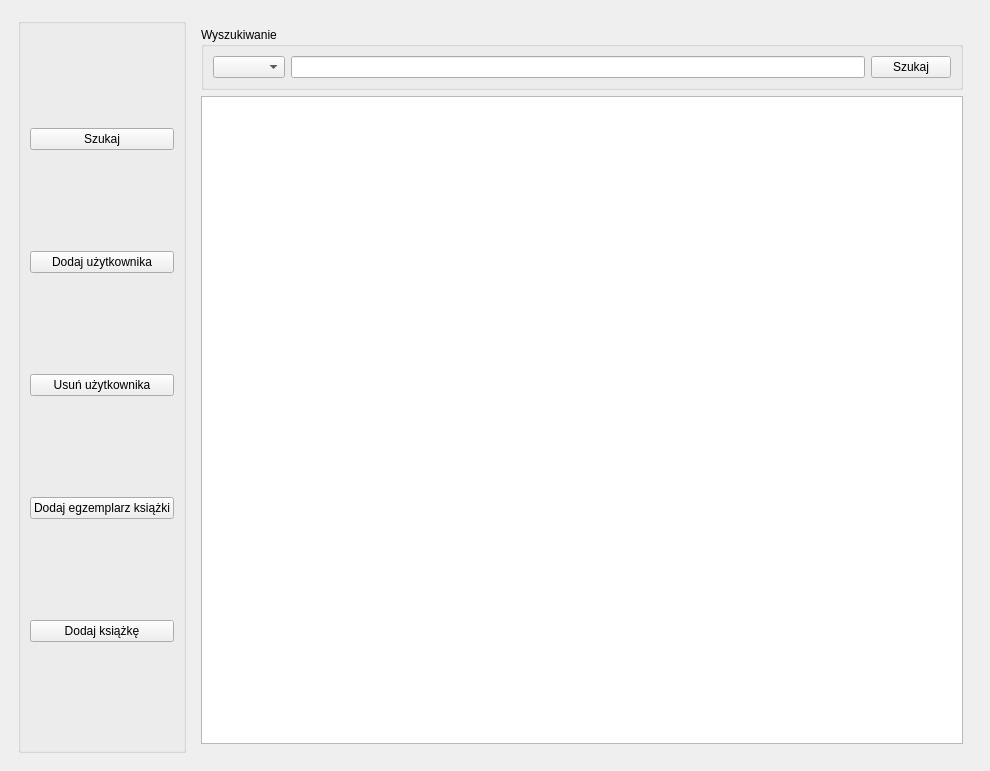
<?xml version="1.0" encoding="UTF-8"?>
<ui version="4.0">
 <class>MainWindow</class>
 <widget class="QMainWindow" name="MainWindow">
  <property name="enabled">
   <bool>true</bool>
  </property>
  <property name="geometry">
   <rect>
    <x>0</x>
    <y>0</y>
    <width>990</width>
    <height>771</height>
   </rect>
  </property>
  <property name="windowTitle">
   <string>Bibliotekappka</string>
  </property>
  <widget class="QWidget" name="centralwidget">
   <layout class="QVBoxLayout" name="verticalLayout_2">
    <item>
     <widget class="QStackedWidget" name="Stack">
      <property name="currentIndex">
       <number>3</number>
      </property>
      <widget class="QWidget" name="startPanel">
       <layout class="QVBoxLayout" name="verticalLayout">
        <item>
         <widget class="QPushButton" name="pushButtonUser">
          <property name="text">
           <string>Czytelnik</string>
          </property>
         </widget>
        </item>
        <item>
         <widget class="QPushButton" name="pushButtonLibrarian">
          <property name="text">
           <string>Bibliotekarz</string>
          </property>
         </widget>
        </item>
       </layout>
      </widget>
      <widget class="QWidget" name="LoginPanel">
       <layout class="QHBoxLayout" name="horizontalLayout_2">
        <item>
         <spacer name="horizontalSpacerLeft">
          <property name="orientation">
           <enum>Qt::Horizontal</enum>
          </property>
          <property name="sizeHint" stdset="0">
           <size>
            <width>40</width>
            <height>20</height>
           </size>
          </property>
         </spacer>
        </item>
        <item alignment="Qt::AlignHCenter">
         <widget class="QGroupBox" name="groupBox">
          <property name="title">
           <string/>
          </property>
          <layout class="QVBoxLayout" name="verticalLayout_3">
           <item>
            <spacer name="verticalSpacerUp">
             <property name="orientation">
              <enum>Qt::Vertical</enum>
             </property>
             <property name="sizeHint" stdset="0">
              <size>
               <width>20</width>
               <height>40</height>
              </size>
             </property>
            </spacer>
           </item>
           <item alignment="Qt::AlignHCenter|Qt::AlignVCenter">
            <widget class="QGroupBox" name="groupBoxLogin">
             <property name="autoFillBackground">
              <bool>false</bool>
             </property>
             <property name="styleSheet">
              <string notr="true"/>
             </property>
             <property name="title">
              <string>Login</string>
             </property>
             <property name="alignment">
              <set>Qt::AlignCenter</set>
             </property>
             <property name="flat">
              <bool>false</bool>
             </property>
             <layout class="QVBoxLayout" name="verticalLayout_5">
              <item>
               <widget class="QGroupBox" name="groupBoxName">
                <property name="title">
                 <string/>
                </property>
                <layout class="QHBoxLayout" name="horizontalLayout_3">
                 <item>
                  <widget class="QLabel" name="labelName">
                   <property name="text">
                    <string>Login</string>
                   </property>
                  </widget>
                 </item>
                 <item>
                  <widget class="QLineEdit" name="lineEditName"/>
                 </item>
                </layout>
               </widget>
              </item>
              <item>
               <widget class="QGroupBox" name="groupBoxPasswd">
                <property name="title">
                 <string/>
                </property>
                <layout class="QHBoxLayout" name="horizontalLayout_4">
                 <item>
                  <widget class="QLabel" name="labelPasswd">
                   <property name="text">
                    <string>Hasło</string>
                   </property>
                  </widget>
                 </item>
                 <item>
                  <widget class="QLineEdit" name="lineEditPasswd">
                   <property name="echoMode">
                    <enum>QLineEdit::Password</enum>
                   </property>
                  </widget>
                 </item>
                 <item>
                  <widget class="QPushButton" name="pushButtonShowPasswd">
                   <property name="text">
                    <string>Pokaż</string>
                   </property>
                   <property name="checkable">
                    <bool>true</bool>
                   </property>
                  </widget>
                 </item>
                </layout>
               </widget>
              </item>
              <item>
               <widget class="QGroupBox" name="groupBoxClick">
                <property name="title">
                 <string/>
                </property>
                <layout class="QHBoxLayout" name="horizontalLayout_5">
                 <item>
                  <spacer name="horizontalSpacer">
                   <property name="orientation">
                    <enum>Qt::Horizontal</enum>
                   </property>
                   <property name="sizeHint" stdset="0">
                    <size>
                     <width>40</width>
                     <height>20</height>
                    </size>
                   </property>
                  </spacer>
                 </item>
                 <item>
                  <widget class="QPushButton" name="pushButtonSignIn">
                   <property name="text">
                    <string>Zaloguj</string>
                   </property>
                  </widget>
                 </item>
                 <item>
                  <spacer name="horizontalSpacer_2">
                   <property name="orientation">
                    <enum>Qt::Horizontal</enum>
                   </property>
                   <property name="sizeHint" stdset="0">
                    <size>
                     <width>40</width>
                     <height>20</height>
                    </size>
                   </property>
                  </spacer>
                 </item>
                </layout>
               </widget>
              </item>
             </layout>
            </widget>
           </item>
           <item>
            <spacer name="verticalSpacerBottom">
             <property name="orientation">
              <enum>Qt::Vertical</enum>
             </property>
             <property name="sizeHint" stdset="0">
              <size>
               <width>20</width>
               <height>40</height>
              </size>
             </property>
            </spacer>
           </item>
          </layout>
         </widget>
        </item>
        <item>
         <spacer name="horizontalSpacerRight">
          <property name="orientation">
           <enum>Qt::Horizontal</enum>
          </property>
          <property name="sizeHint" stdset="0">
           <size>
            <width>40</width>
            <height>20</height>
           </size>
          </property>
         </spacer>
        </item>
       </layout>
      </widget>
      <widget class="QWidget" name="userPanel"/>
      <widget class="QWidget" name="librarianPanel">
       <layout class="QHBoxLayout" name="horizontalLayout_7">
        <item>
         <widget class="QGroupBox" name="groupBoxFunctions">
          <property name="title">
           <string/>
          </property>
          <layout class="QVBoxLayout" name="verticalLayout_4">
           <item>
            <widget class="QPushButton" name="pushButtonSearchTab">
             <property name="text">
              <string>Szukaj</string>
             </property>
            </widget>
           </item>
           <item>
            <widget class="QPushButton" name="pushButtonAddUserTab">
             <property name="text">
              <string>Dodaj użytkownika</string>
             </property>
            </widget>
           </item>
           <item>
            <widget class="QPushButton" name="pushButtonDelUserTab">
             <property name="text">
              <string>Usuń użytkownika</string>
             </property>
            </widget>
           </item>
           <item>
            <widget class="QPushButton" name="pushButtonAddBkCpyTab">
             <property name="text">
              <string>Dodaj egzemplarz książki</string>
             </property>
            </widget>
           </item>
           <item>
            <widget class="QPushButton" name="pushButtonAddBookTab">
             <property name="text">
              <string>Dodaj książkę</string>
             </property>
            </widget>
           </item>
          </layout>
         </widget>
        </item>
        <item>
         <widget class="QStackedWidget" name="stackedWidgetFunctions">
          <property name="currentIndex">
           <number>0</number>
          </property>
          <widget class="QWidget" name="SearchTab">
           <layout class="QVBoxLayout" name="verticalLayout_7">
            <item>
             <widget class="QGroupBox" name="groupBoxSearch">
              <property name="title">
               <string>Wyszukiwanie</string>
              </property>
              <layout class="QHBoxLayout" name="horizontalLayout_6">
               <item>
                <widget class="QComboBox" name="comboBoxOptions"/>
               </item>
               <item>
                <widget class="QLineEdit" name="lineEditSearch"/>
               </item>
               <item>
                <widget class="QPushButton" name="pushButtonSearch">
                 <property name="text">
                  <string>Szukaj</string>
                 </property>
                </widget>
               </item>
              </layout>
             </widget>
            </item>
            <item>
             <widget class="QListWidget" name="listWidget"/>
            </item>
           </layout>
          </widget>
          <widget class="QWidget" name="AddUserTab"/>
          <widget class="QWidget" name="RemoveUserTab"/>
          <widget class="QWidget" name="AddItemTab"/>
          <widget class="QWidget" name="AddBookTab"/>
         </widget>
        </item>
       </layout>
      </widget>
     </widget>
    </item>
   </layout>
  </widget>
 </widget>
 <resources/>
 <connections/>
</ui>
